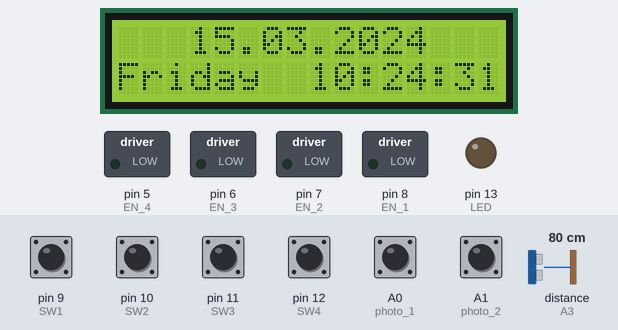
Bench run of a sketch on a simulated Arduino Uno, built with avr-gcc and run on an emulated ATmega328P. On the bench: 16×2 character LCD, switched loads named in the sketch (green lamp = pin HIGH), output pins drawn as LEDs (lit = HIGH). Wiring (inferred from the names in the program): ultrasonic range finder: trigger A2; echo A3. The inputs (shaded band) are chosen by the test bench; at power-on: A0 (photo_1), A1 (photo_2), pin 9 (SW1), pin 10 (SW2), pin 11 (SW3), pin 12 (SW4) HIGH, distance to the obstacle (sensor on A3) 80 cm. The echo pulse lasts 58.3 µs per cm; the local clock reads 2024-03-15 10:24:30 at power-on unless the sketch sets it; pins used as bus, display or sensor lines are not drawn; what the sketch prints to the serial monitor is not drawn.

Above: at 1.6 s.
1.7 s: pin 9 (SW1) pulled LOW for 1 s
At 3.9 s:
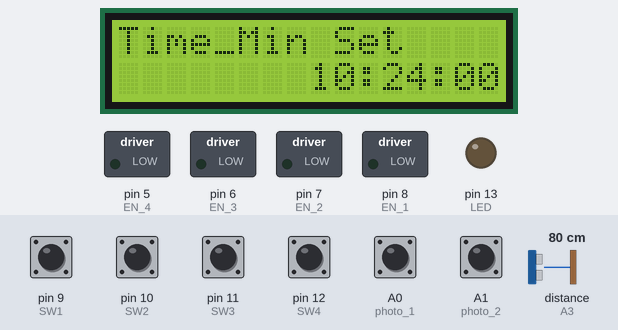
4.2 s: pin 12 (SW4) pulled LOW for 0.15 s
At 4.5 s:
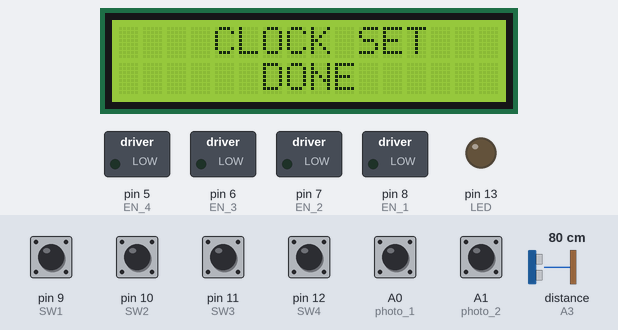
6.7 s: distance to the obstacle (sensor on A3) set to 149 cm
8.2 s: distance to the obstacle (sensor on A3) set to 154 cm
At 8.7 s:
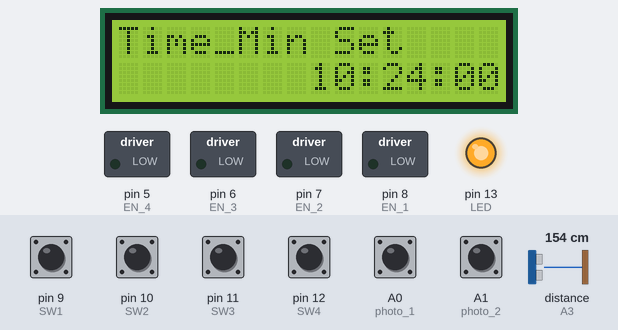
9.7 s: pin 10 (SW2) pulled LOW for 1 s
At 11.6 s:
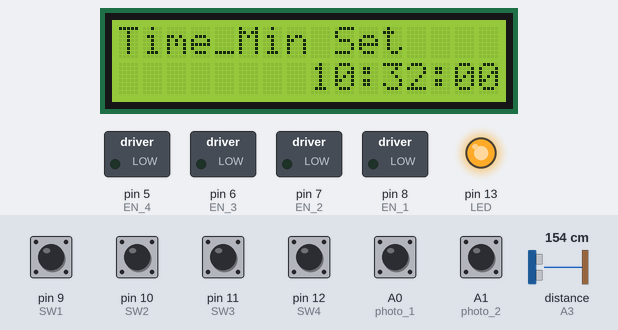
12.2 s: pin 9 (SW1) pulled LOW for 0.15 s
At 13.0 s:
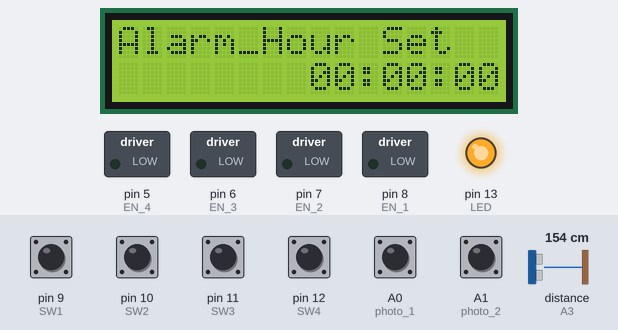
Timing chart, 0 to 14.8 s (numbered marks = the images above; inputs shaded):
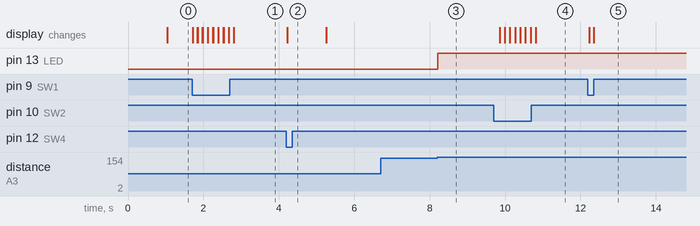

The sketch:

banban_v6.07.ino
```cpp
#include <DS1302.h>          // DS1302 RTC 시계모듈 라이브러리
#include <Wire.h>           // wire 라이브러리 (lcd통신)
#include <LiquidCrystal_I2C.h>  // LCD 라이브러리
#include <TimerOne.h>
#include <SoftwareSerial.h>

#define BT_RX 0
#define BT_TX 1


//0x3f I2C주소를 가지고 있는 16x2 lcd객체 생성 (i2c 주소는 lcd에 맞게 수정)
LiquidCrystal_I2C lcd(0x27,16,2);
SoftwareSerial bluetooth(BT_RX, BT_TX);

//////////핀번호///////////
DS1302 rtc(2,3,4); //rtc 객체(연결된 핀정보 RST, IO, SCL)
int photo_1 = A0;
int photo_2 = A1;
int trig = A2;
int echo = A3;
//모터
int EN_1 = 8;
int EN_2 = 7;
int EN_3 = 6;
int EN_4 = 5;
int SW1 = 9;
int SW2 = 10;
int SW3 = 11;
int SW4 = 12;
int LED = 13;

///////////////////////

int Hour,Min,Sec;
int ModeCount=0;
int M_SW, U_SW, D_SW, C_SW;

//1의자리 10의자리
int alarm_h1,alarm_h2,alarm_m1,alarm_m2,alarm_s1,alarm_s2;


int alarm_h_set;
int alarm_m_set;
int alarm_s_set;

//시간 추출 변수
Time t;
int Hour_t,Min_t,Sec_t;

//상태변수들
int state;         //동작 상태 변수 0:평시,1:작동
int state_motor_1; //모터 1 상태
int state_motor_2; //모터 2 상태
int state_photo_1; //포토 인터럽터 1 상태
int state_photo_2; //포토 인터럽터 2 상태

long duration,distance;

volatile bool LCD_Check = 0;

void setup()
{
  Serial.begin(9600); //시리얼 통신 시작
  bluetooth.begin(9600);
  Timer1.initialize(1000000);
  Timer1.attachInterrupt(LCD);

  pinMode(photo_1,INPUT);
  pinMode(photo_2,INPUT);

  pinMode(M_SW,INPUT);
  pinMode(U_SW,INPUT);
  pinMode(D_SW,INPUT);
  pinMode(C_SW,INPUT);

  pinMode(EN_1, OUTPUT);       // Motor A 방향설정1
  pinMode(EN_2, OUTPUT);       // Motor A 방향설정2
  pinMode(EN_3, OUTPUT);       // Motor B 방향설정1
  pinMode(EN_4, OUTPUT);       // Motor B 방향설정2
  pinMode(LED, OUTPUT);

  pinMode(trig,OUTPUT);
  pinMode(echo,INPUT);

  rtc.halt(false);
  rtc.writeProtect(false);

  lcd.begin();         //i2c lcd 초기화
  lcd.backlight();    //백라이트 on

  state=0;
  state_motor_1=0;
  state_motor_2=0;
  state_photo_1=0;
  state_photo_2=0;

  alarm_h_set=1;
  alarm_m_set=1;
  alarm_s_set=0;

  alarm_h1=0;
  alarm_h2=0;
  alarm_m1=0;
  alarm_m2=0;
  alarm_s1=0;
  alarm_s2=0;
  Sec=0;

  //*시간설정* 한번만업로드하고 주석처리후 재업로드
  //rtc.setDOW(WEDNESDAY); //요일설정
  //rtc.setTime(23,53,10); //시간설정 시,분,초
  //rtc.setDate(03,06,2020); //날짜설정 일 월 년

}

void loop()
{
  if(state == 1)
  {
    digitalWrite(LED,HIGH);
    state_motor_1 = 1;
    state_motor_2 = 1;
    state_photo_1 = 1;
    state_photo_2 = 1;
    if(M_SW ==0)
    {
      state=0;
      digitalWrite(LED,LOW);
      state_motor_1=0;
      state_motor_2=0;
      state_photo_1=0;
      state_photo_2=0;
      lcd.clear();
      lcd.setCursor(5,0);
      lcd.print("SKIP!");
      delay(2000);
      ModeCount=0;
    }
  }
  Motor();
  Mode();
  Clock();
  compare();
  microsonic();

  t=rtc.getTime();
  Hour_t=t.hour;
  Min_t=t.min;
  Sec_t=t.sec;


/************************디버그용***********************/
      //Serial.print(state);
      //Serial.print(state_photo_1);
      //Serial.print(state_photo_2);
      //Serial.print(state_motor_1);
      //Serial.println(state_motor_2);

      if(bluetooth.available())
      {
        Serial.write(bluetooth.read());
      }
      if(Serial.available())
      {
        bluetooth.write(Serial.read());
      }
/*******************************************************/

}

void Motor()
{
  C_SW=digitalRead(SW4);
  //state_motor_1 = 1일때
  if(state_motor_1 == 1 && C_SW == 0)
  {
    digitalWrite(EN_1,HIGH);
    digitalWrite(EN_2,LOW);

    state=0;
    digitalWrite(LED,LOW);
  }
  if(digitalRead(photo_1) == 0)
    {
      state_photo_1 = 0;
    }
    //state_motor_1 = 으로 전환
    state_motor_1 = state_photo_1;


  //state_motor_1 = 0일때
  if(state_motor_1 == 0)
  {
    digitalWrite(EN_1,LOW);
    digitalWrite(EN_2,LOW);
  }

  //state_motor_2 = 1일때
  if(state_motor_2 == 1 && C_SW == 0)
  {
    digitalWrite(EN_3,HIGH);
    digitalWrite(EN_4,LOW);

    state=0;
    digitalWrite(LED,LOW);
  }
  if(digitalRead(photo_2) == 0)
    {
      state_photo_2 = 0;
    }
    //state_motor_2 =0 으로 전환
    state_motor_2 = state_photo_2;


  //state_motor_2 = 0일때
  if(state_motor_2 == 0)
  {
    digitalWrite(EN_3,LOW);
    digitalWrite(EN_4,LOW);
  }
}

void Mode()
{
  M_SW=digitalRead(SW1);
  if(M_SW==0)
  {
    ModeCount++;
    lcd.clear();
    Hour=Hour_t;
    Min=Min_t;
    delay(100);
  }
  if(ModeCount==6)
  {
    ModeCount=0;
  }

}

void Clock()
{
  if(LCD_Check==1 && ModeCount==0)//일반시계
  {
   LCD_Check = 0;
   lcd.clear();
   data();
   printTime();
  }
  if(ModeCount==1)//시계 시간설정
  {
   Set1();
   clockLCD();
   lcd.setCursor(0,0);
   lcd.print("Time_Hour Set");
  }
  if(ModeCount==2)//시계 분설정
  {
   Set2();
   clockLCD();
   lcd.setCursor(0,0);
   lcd.print("Time_Min Set");
  }
  if(ModeCount==3)//알람 시간설정
  {
   lcd.setCursor(0,0);
   lcd.print("Alarm_Hour Set");
   Set3();
   alarmLCD();
  }
   if(ModeCount==4)//알람 분설정
  {
   lcd.setCursor(0,0);
   lcd.print("Alarm_Min Set");
   Set4();
   alarmLCD();
  }
  if(ModeCount==5)//알람설정 시간 확인
  {
    set5();
  }
}

void LCD()
{
  LCD_Check=1;
}

//시계 시간설정
 void Set1()
{
  M_SW=digitalRead(SW1);
  U_SW=digitalRead(SW2);
  D_SW=digitalRead(SW3);
  C_SW=digitalRead(SW4);

  if(U_SW==0 && D_SW==1)
  {
   //lcd.clear();
   Hour++;
   if(Hour>23){Hour=0;}
   delay(100);
  }
  else if(D_SW==0 && U_SW==1)
  {
   //lcd.clear();
   Hour--;
   if(Hour<0) {Hour=23;}
   delay(100);
  }
  if(C_SW==0)
  {
    lcd.clear();
    lcd.setCursor(4,0);
    lcd.print("CLOCK SET");
    lcd.setCursor(6,1);
    lcd.print("DONE");
    delay(1000);
    lcd.clear();
    rtc.setTime(Hour,Min,Sec);
  }
}

//시계 분설정
 void Set2()
{
  M_SW=digitalRead(SW1);
  U_SW=digitalRead(SW2);
  D_SW=digitalRead(SW3);
  C_SW=digitalRead(SW4);

  if(U_SW==0 && D_SW==1)
  {
    //lcd.clear();
    Min++;
    if(Min>59) {Min=0;}
    delay(100);
  }
  else if(D_SW==0 && U_SW==1)
  {
    //lcd.clear();
    Min--;
    if(Min<0) {Min=59;}
    delay(100);
  }
  if(C_SW==0)
  {
    lcd.clear();
    lcd.setCursor(4,0);
    lcd.print("CLOCK SET");
    lcd.setCursor(6,1);
    lcd.print("DONE");
    delay(1000);
    lcd.clear();
    rtc.setTime(Hour,Min,Sec);
  }
}

//알람 시간설정
void Set3()
{
  M_SW=digitalRead(SW1);
  U_SW=digitalRead(SW2);
  D_SW=digitalRead(SW3);
  C_SW=digitalRead(SW4);
    if(U_SW==0 && D_SW==1)
    {
      //lcd.clear();
      alarm_h2++;
      if(alarm_h2==10){alarm_h1++,alarm_h2=0;}
      if(alarm_h1==2 && alarm_h2==4) {alarm_h1=0, alarm_h2=0;}
      delay(100);
    }
     else if(D_SW==0 && U_SW==1)
     {
       //lcd.clear();
       alarm_h2--;
       if(alarm_h1==0)
      {
        if(alarm_h2<0)
        {
          alarm_h1=2;
          alarm_h2=3;
        }
      }
      else
      {
        if(alarm_h2<0)
        {
          alarm_h1--;
          alarm_h2=9;
        }
      }
      delay(100);
    }
    if(C_SW==0)
    {
      alarm_h_set = 10*alarm_h1+alarm_h2;
      alarm_m_set = 10*alarm_m1+alarm_m2;
      lcd.clear();
      lcd.setCursor(4,0);
      lcd.print("ALARM SET");
      lcd.setCursor(6,1);
      lcd.print("DONE");
      delay(1000);
      lcd.clear();
    }
}

//알람 분설정
void Set4()
{

  M_SW=digitalRead(SW1);
  U_SW=digitalRead(SW2);
  D_SW=digitalRead(SW3);
  C_SW=digitalRead(SW4);
    if(U_SW==0 && D_SW==1)
    {
      //lcd.clear();
      alarm_m2++;
      if(alarm_m2==10){alarm_m1++,alarm_m2=0;}
      if(alarm_m1>5){alarm_m1=0,alarm_m2=0;}
      delay(100);
    }
     else if(D_SW==0 && U_SW==1)
     {
       //lcd.clear();
       alarm_m2--;
     if(alarm_m1==0)
      {
        if(alarm_m2<0)
        {
          alarm_m1=5;
          alarm_m2=9;
        }
      }
      else
      {
        if(alarm_m2<0)
        {
          alarm_m1--;
          alarm_m2=9;
        }
      }
      delay(100);
    }
    if(C_SW==0)
    {
      alarm_h_set = 10*alarm_h1+alarm_h2;
      alarm_m_set = 10*alarm_m1+alarm_m2;
      lcd.clear();
      lcd.setCursor(4,0);
      lcd.print("ALARM SET");
      lcd.setCursor(6,1);
      lcd.print("DONE");
      delay(1000);
      lcd.clear();
    }
}

void set5()
{
   lcd.setCursor(0,0);
   lcd.print("Check Alarm Set");
   lcd.setCursor(8,1);
   if(alarm_h_set<10) lcd.print("0");
   lcd.print(alarm_h_set);
   lcd.setCursor(10,1);
   lcd.print(":");
   lcd.setCursor(11,1);
   if(alarm_m_set<10) lcd.print("0");
   lcd.print(alarm_m_set);
   lcd.setCursor(13,1);
   lcd.print(":");
   lcd.setCursor(14,1);
   if(alarm_s_set<10) lcd.print("0");
   lcd.print(alarm_s_set);
}

void alarmLCD()
{
  lcd.setCursor(8,1);
  lcd.print(alarm_h1);
  lcd.setCursor(9,1);
  lcd.print(alarm_h2);
  lcd.setCursor(10,1);
  lcd.print(":");
  lcd.setCursor(11,1);
  lcd.print(alarm_m1);
  lcd.setCursor(12,1);
  lcd.print(alarm_m2);
  lcd.setCursor(13,1);
  lcd.print(":");
  lcd.setCursor(14,1);
  lcd.print(alarm_s1);
  lcd.setCursor(15,1);
  lcd.print(alarm_s2);
}

void clockLCD()
{
  lcd.setCursor(8,1);
  if(Hour<10) lcd.print("0");
  lcd.print(Hour);
  lcd.setCursor(10,1);
  lcd.print(":");
  lcd.setCursor(11,1);
  if(Min<10) lcd.print("0");
  lcd.print(Min);
  lcd.setCursor(13,1);
  lcd.print(":");
  lcd.setCursor(14,1);
  if(Sec<10) lcd.print("0");
  lcd.print(Sec);

}

void data()
{
  lcd.setCursor(0,1);
  lcd.print(rtc.getDOWStr()); //lcd에 요일 출력
  lcd.setCursor(3,0);
  lcd.print(rtc.getDateStr()); //lcd에 날짜 출력
}

void printTime()
{
  lcd.setCursor(8,1);
  lcd.print(rtc.getTimeStr());//시간 출력
}

void compare()
{
  if(Hour_t==alarm_h_set && Min_t==alarm_m_set && Sec_t == alarm_s_set)
  {
    state=1;
  }
}

void microsonic()
{

  digitalWrite(trig,HIGH);
  delayMicroseconds(10);
  digitalWrite(trig,LOW);
  duration = pulseIn(echo,HIGH);
  distance = (duration*340)/(1000*2);
  Serial.print(distance);
  Serial.println("mm");
  if(distance>1500)
  {
    digitalWrite(LED, HIGH);
  }

}
```

Measured:
- the behaviour switches between 151 and 152 cm on distance to the obstacle (sensor on A3) (found by bisection; images 2 and 3)
- after the input at 1.7 s, the display: first changes at once (image 1 shows a later state)
- after the input at 4.2 s, the display: changes at once (image 2)
- after the input at 6.7 s, every drawn part: stays the same
- after the input at 8.2 s, pin 13 (LED): LOW → HIGH at once
- after the input at 9.7 s, the display: first changes after 0.16 s (image 4 shows a later state)
- after the input at 12.2 s, the display: first changes at once (image 5 shows a later state)
